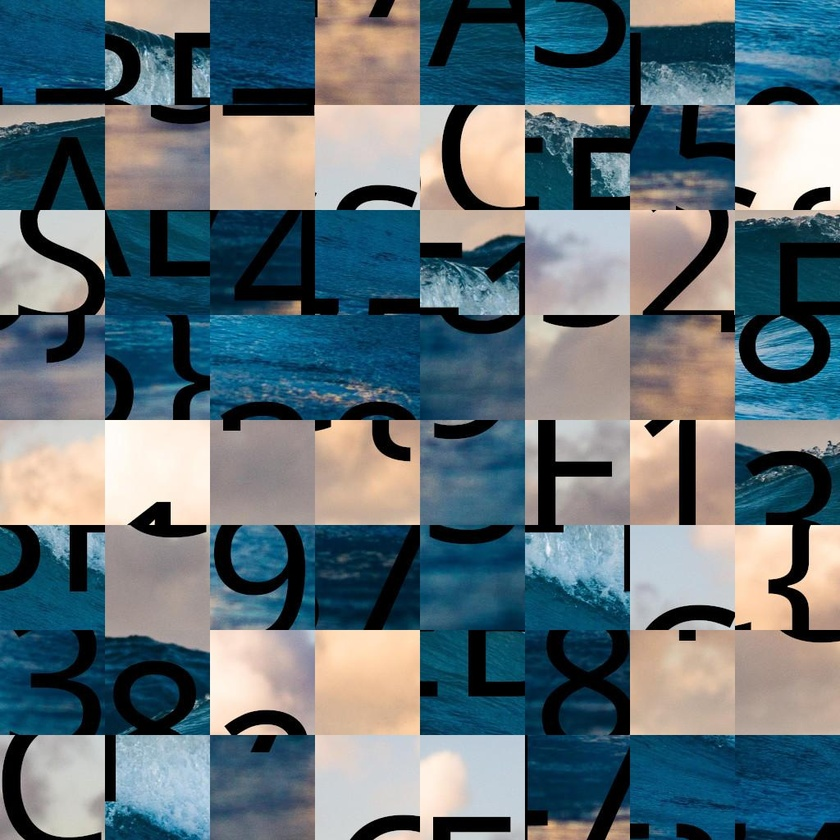
#> input picture FCSC24/Misc/Puzzle trouble 1/puzzle-trouble-easy.jpg, 840 x 840 px, shrunk from 1024 x 1024 before the run
$ python image_split.py
#> lines starting #> are read from the running program, lines starting #| are printed output that depends on the picture
from PIL import Image

def split_image(image_path, output_folder):
#> called with image_path = './puzzle-trouble-easy.jpg', output_folder = 'output'
    image = Image.open(image_path)
#> image is the input picture: PIL image 840x840 RGB; mean R, G, B 96.7, 113.4, 120.9

    # Calculate dimensions for each mini-image
    width, height = image.size
#> width = 840; height = 840
    mini_width = width // 8
#> mini_width = 105
    mini_height = height // 8
#> mini_height = 105

    # Create output folder if it doesn't exist
    import os
    if not os.path.exists(output_folder):
        os.makedirs(output_folder)

    # Split the image and save mini-images
    for i in range(8):
        for j in range(8):
            box = (j * mini_width, i * mini_height, (j + 1) * mini_width, (i + 1) * mini_height)
            mini_image = image.crop(box)
            mini_image.save(f"{output_folder}/mini_image_{i}_{j}.jpg")
#> this loop made 8 passes
#> pass 1, in split_image, `mini_image.save(f"{output_folder}/mini_image_{i}_{j}.jpg")`:
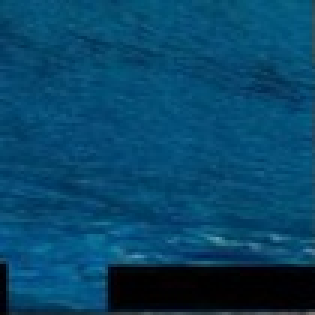
#> saved as mini_image_0_0.jpg: PIL image 105x105 RGB (shown 3 times larger); mean R, G, B 7, 69.9, 104.3
#> pass 1, in split_image, `mini_image.save(f"{output_folder}/mini_image_{i}_{j}.jpg")`:
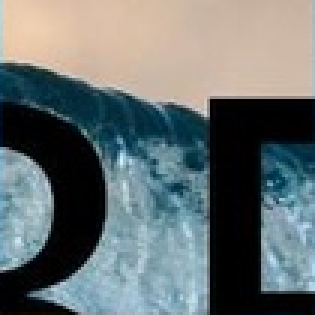
#> saved as mini_image_0_1.jpg: PIL image 105x105 RGB (shown 3 times larger); mean R, G, B 104.1, 112.9, 113.6
#> pass 1, in split_image, `mini_image.save(f"{output_folder}/mini_image_{i}_{j}.jpg")`:
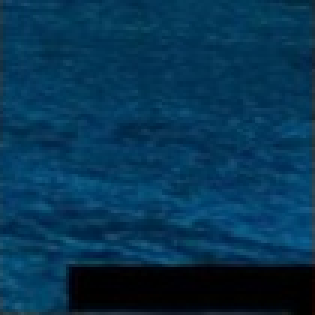
#> saved as mini_image_0_2.jpg: PIL image 105x105 RGB (shown 3 times larger); mean R, G, B 5.6, 52.5, 82.7
#> pass 1, in split_image, `mini_image.save(f"{output_folder}/mini_image_{i}_{j}.jpg")`:
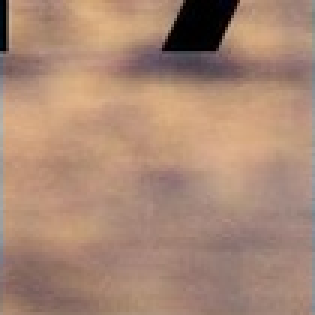
#> saved as mini_image_0_3.jpg: PIL image 105x105 RGB (shown 3 times larger); mean R, G, B 169.1, 135.9, 116.5
#> after the loop:
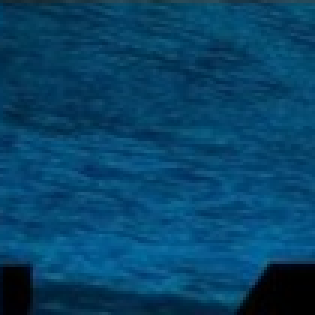
#> mini_image: PIL image 105x105 RGB (shown 3 times larger); mean R, G, B 6.5, 67.5, 104.3

if __name__ == "__main__":
    image_path = "./puzzle-trouble-easy.jpg"  # Path to your input image
    output_folder = "output"   # Output folder to save mini-images

    split_image(image_path, output_folder)

$ run again, with FCSC24/Misc/Puzzle trouble 1/brightness_rearranged_grid.jpg copied over FCSC24/Misc/Puzzle trouble 1/puzzle-trouble-easy.jpg
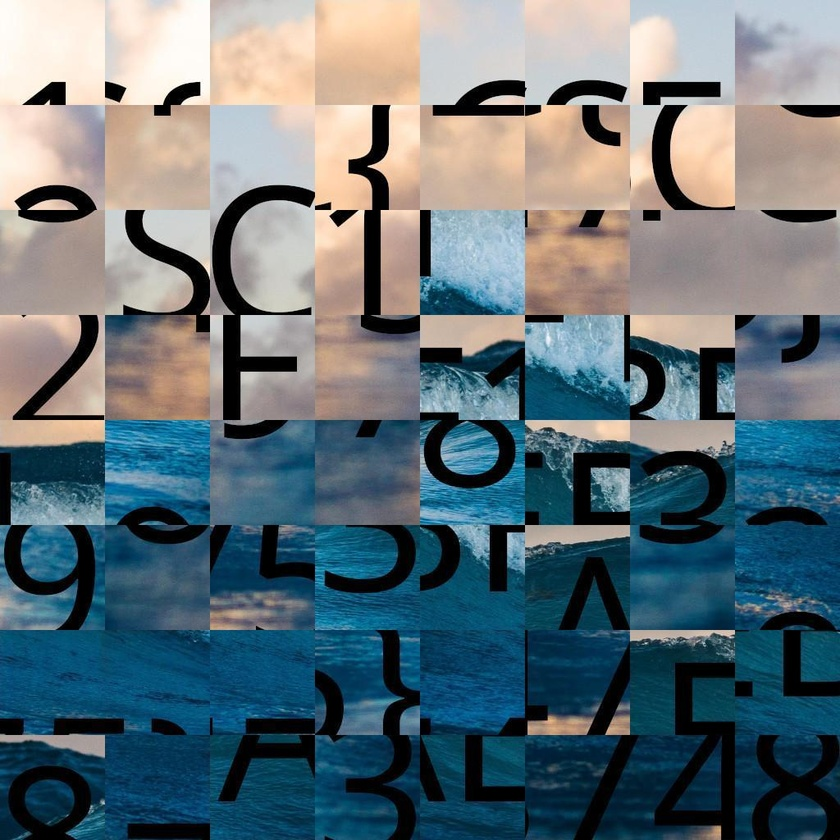
#> input picture FCSC24/Misc/Puzzle trouble 1/brightness_rearranged_grid.jpg, 840 x 840 px, shrunk from 1024 x 1024 before the run
#> in split_image, image is the input picture: PIL image 840x840 RGB; mean R, G, B 97, 113.5, 121
#> the loop in split_image, `for i in range(8):` made 8 passes
#> pass 1, in split_image, `mini_image.save(f"{output_folder}/mini_image_{i}_{j}.jpg")`:
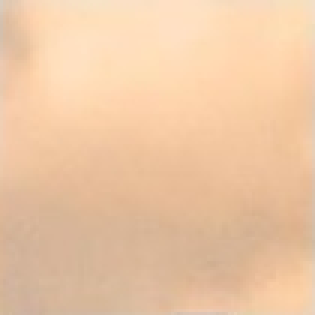
#> saved as mini_image_0_3.jpg: PIL image 105x105 RGB (shown 3 times larger); mean R, G, B 236.6, 198.8, 164.4
#> after the loop in split_image, `for i in range(8):`:
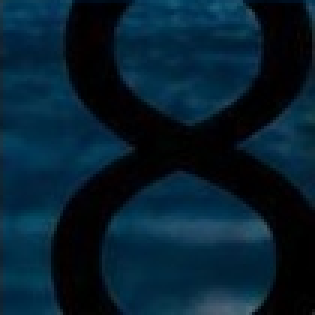
#> mini_image: PIL image 105x105 RGB (shown 3 times larger); mean R, G, B 5.7, 31.1, 47.1
